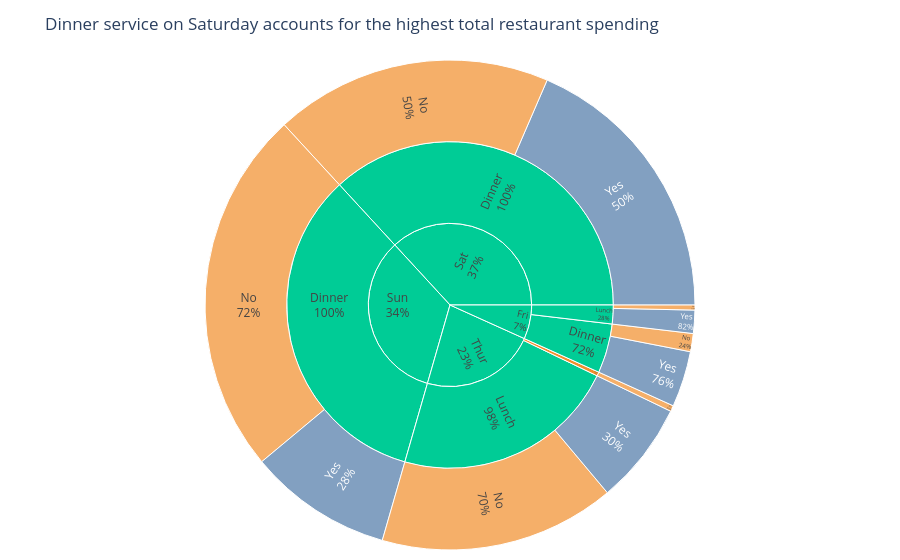

This figure's notebook cell:
### Code cell
# Task 2 — Sunburst: tipping behaviour by day and meal time
# Load tips dataset
tips = px.data.tips()

# Aggregate total bill by day, time, smoker
tips_grouped = (
    tips.groupby(['day', 'time', 'smoker'])['total_bill']
    .sum()
    .reset_index()
)

# Build sunburst chart
fig = px.sunburst(
    tips_grouped,
    path=['day', 'time', 'smoker'],
    values='total_bill',
    color='smoker',
    color_discrete_map={
        'Yes': '#4E79A7',  # blue
        'No': '#F28E2B'    # orange
    },
    title='Dinner service on Saturday accounts for the highest total restaurant spending'
)

# Customise labels
fig.update_traces(
    textinfo='label+percent parent',
    insidetextorientation='radial',
    marker=dict(line=dict(color='white', width=1)),
    root_color='lightgrey'
)

fig.update_layout(
    margin=dict(t=60, l=10, r=10, b=10)
)

fig.show()

### Figure 1 — Plotly figure (JSON) as saved in the notebook; plotly's stock layout.template omitted (floating-point values rounded to 4 significant figures)
{"data": [{"branchvalues": "total", "customdata": [["(?)"], ["(?)"], ["(?)"], ["(?)"], ["(?)"], ["(?)"], ["(?)"], ["(?)"], ["(?)"], ["No"], ["No"], ["No"], ["No"], ["No"], ["No"], ["No"], ["Yes"], ["Yes"], ["Yes"], ["Yes"], ["Yes"]], "domain": {"x": [0, 1], "y": [0, 1]}, "hovertemplate": "labels=%{label}<br>total_bill=%{value}<br>parent=%{parent}<br>id=%{id}<br>smoker=%{customdata[0]}<extra></extra>", "ids": ["Thur", "Sat", "Fri", "Thur/Lunch", "Sun/Dinner", "Sat/Dinner", "Fri/Lunch", "Fri/Dinner", "Sun", "Thur/Dinner", "Fri/Dinner/No", "Thur/Dinner/No", "Sun/Dinner/No", "Sat/Dinner/No", "Fri/Lunch/No", "Thur/Lunch/No", "Sun/Dinner/Yes", "Sat/Dinner/Yes", "Fri/Lunch/Yes", "Fri/Dinner/Yes", "Thur/Lunch/Yes"], "insidetextorientation": "radial", "labels": ["Thur", "Sat", "Fri", "Lunch", "Dinner", "Dinner", "Lunch", "Dinner", "Sun", "Dinner", "No", "No", "No", "No", "No", "No", "Yes", "Yes", "Yes", "Yes", "Yes"], "marker": {"colors": ["#00cc96", "#00cc96", "#00cc96", "#00cc96", "#00cc96", "#00cc96", "#00cc96", "#00cc96", "#00cc96", "#F28E2B", "#F28E2B", "#F28E2B", "#F28E2B", "#F28E2B", "#F28E2B", "#F28E2B", "#4E79A7", "#4E79A7", "#4E79A7", "#4E79A7", "#4E79A7"], "line": {"color": "white", "width": 1}}, "name": "", "parents": ["", "", "", "Thur", "Sun", "Sat", "Fri", "Fri", "", "Thur", "Fri/Dinner", "Thur/Dinner", "Sun/Dinner", "Sat/Dinner", "Fri/Lunch", "Thur/Lunch", "Sun/Dinner", "Sat/Dinner", "Fri/Lunch", "Fri/Dinner", "Thur/Lunch"], "root": {"color": "lightgrey"}, "textinfo": "label+percent parent", "type": "sunburst", "values": [1096.0, 1778.0, 325.9, 1078.0, 1627.0, 1778.0, 89.92, 236.0, 1627.0, 18.78, 57.7, 18.78, 1169.0, 884.8, 15.98, 751.3, 458.3, 893.6, 73.94, 178.3, 326.2]}], "layout": {"legend": {"tracegroupgap": 0}, "margin": {"b": 10, "l": 10, "r": 10, "t": 60}, "title": {"text": "Dinner service on Saturday accounts for the highest total restaurant spending"}}}
